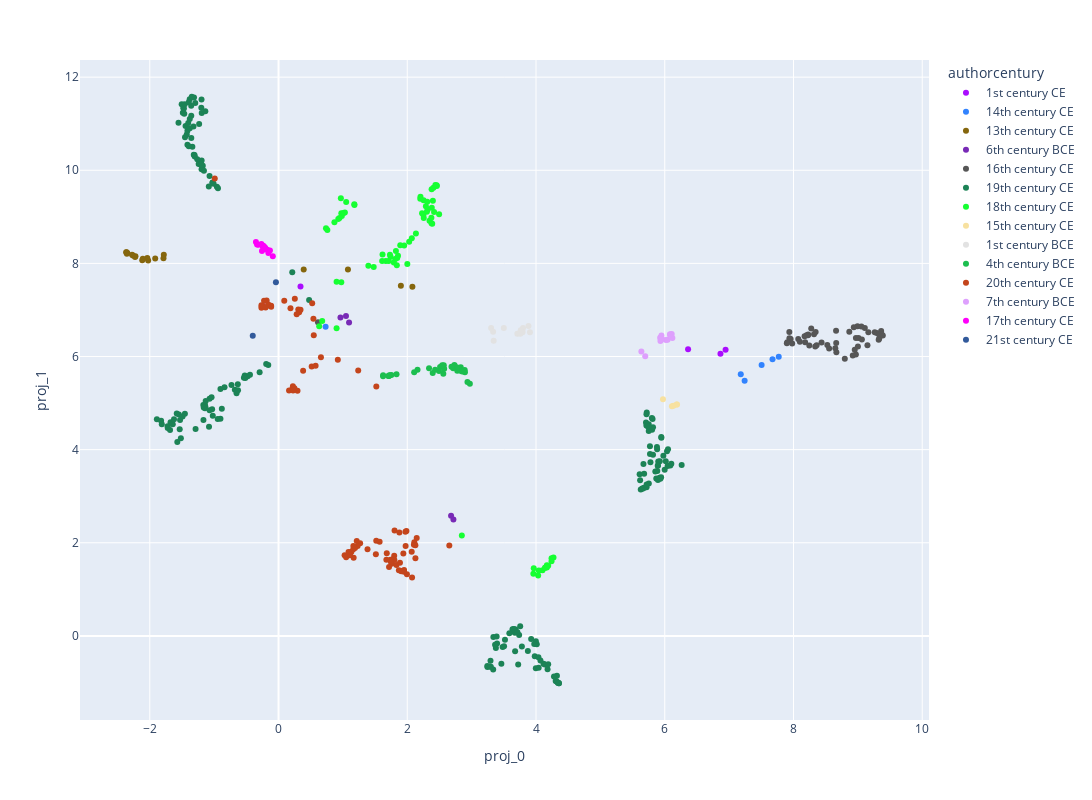

The notebook cell this image was saved under:
### Code cell
fig = px.scatter(data_frame = library_newtext,
                 x='proj_0',
                 y='proj_1',
                 width=1200,
                 height=800,
                 color= 'authorcentury', #library_newtext['authorcentury'].astype('category'),
                 color_discrete_sequence=px.colors.qualitative.Alphabet, #Dark24
                 hover_data= ['title']
                 )

fig.show()

### Figure 1 — Plotly figure (JSON) as saved in the notebook; plotly's stock layout.template omitted (floating-point values rounded to 4 significant figures; data arrays with more than 128 entries replaced by an {"elided": "..."} marker saying what was removed)
{"data": [{"customdata": [["Apocolocyntosis"], ["L. Annaeus Seneca on Benefits"], ["Two Tragedies of Seneca: Medea and The Daughters of Troy: Rendered into English Verse"], ["Seneca's Morals of a Happy Life, Benefits, Anger and Clemency"], ["Minor Dialogues, Together With the Dialogue on Clemency"]], "hovertemplate": "authorcentury=1st century CE<br>proj_0=%{x}<br>proj_1=%{y}<br>title=%{customdata[0]}<extra></extra>", "legendgroup": "1st century CE", "marker": {"color": "#AA0DFE", "symbol": "circle"}, "mode": "markers", "name": "1st century CE", "orientation": "v", "showlegend": true, "type": "scatter", "x": [0.3411, 6.865, -0.2436, 6.945, 6.362], "xaxis": "x", "y": [7.505, 6.06, 7.084, 6.148, 6.158], "yaxis": "y"}, {"customdata": [["La Fiammetta"], ["The Decameron, Volume II"], ["The Decameron of Giovanni Boccaccio"], ["The Decameron, Volume I"], ["The Decameron (Day 1 to Day 5): Containing an hundred pleasant Novels"], ["The Decameron (Day 6 to Day 10): Containing an hundred pleasant Novels"]], "hovertemplate": "authorcentury=14th century CE<br>proj_0=%{x}<br>proj_1=%{y}<br>title=%{customdata[0]}<extra></extra>", "legendgroup": "14th century CE", "marker": {"color": "#3283FE", "symbol": "circle"}, "mode": "markers", "name": "14th century CE", "orientation": "v", "showlegend": true, "type": "scatter", "x": [0.7314, 7.241, 7.181, 7.504, 7.674, 7.771], "xaxis": "x", "y": [6.642, 5.481, 5.619, 5.82, 5.944, 5.996], "yaxis": "y"}, {"customdata": [["Divine Comedy, Longfellow's Translation, Hell"], ["Divine Comedy, Longfellow's Translation, Purgatory"], ["Divine Comedy, Longfellow's Translation, Paradise"], ["Divine Comedy, Longfellow's Translation, Complete"], ["Divine Comedy, Cary's Translation, Hell"], ["Divine Comedy, Cary's Translation, Purgatory"], ["Divine Comedy, Cary's Translation, Paradise"], ["Divine Comedy, Cary's Translation, Complete"], ["The Banquet (Il Convito)"], ["The Divine Comedy, Volume 1, Hell"], ["The Divine Comedy, Volume 2, Purgatory"], ["The Divine Comedy, Volume 3, Paradise"], ["The New Life (La Vita Nuova)"], ["The Divine Comedy of Dante Alighieri: The Inferno"], ["The Vision of Dante: A story for little children and a talk to their mothers: (Second Edition)"], ["The vision of hell.: By Dante Alighieri.; Translated by Rev. Henry Francis Cary, M.A.; and illustrated with the seventy-five designs of Gustave Doré."], ["The Divine Comedy by Dante, Illustrated, Purgatory, Complete"], ["The Divine Comedy by Dante, Illustrated, Paradise, Complete"], ["The divine comedy"]], "hovertemplate": "authorcentury=13th century CE<br>proj_0=%{x}<br>proj_1=%{y}<br>title=%{customdata[0]}<extra></extra>", "legendgroup": "13th century CE", "marker": {"color": "#85660D", "symbol": "circle"}, "mode": "markers", "name": "13th century CE", "orientation": "v", "showlegend": true, "type": "scatter", "x": [-2.117, -2.025, -2.039, -2.108, -2.349, -2.262, -2.223, -2.367, 2.08, -1.916, -1.782, -1.788, 1.078, 1.901, 0.3911, -2.361, -2.229, -2.276, -2.356], "xaxis": "x", "y": [8.07, 8.063, 8.118, 8.098, 8.223, 8.169, 8.152, 8.239, 7.497, 8.106, 8.185, 8.111, 7.871, 7.521, 7.868, 8.24, 8.139, 8.187, 8.205], "yaxis": "y"}, {"customdata": [["Chinese Literature: Comprising the Analects of Confucius, the Sayings of Mencius, the Shi-King, the Travels of Fâ-Hien, and the Sorrows of Han"], ["The Sayings of Confucius"], ["The Analects of Confucius (from the Chinese Classics)"], ["The Wisdom of Confucius: with Critical and Biographical Sketches"], ["The Sayings of Confucius: A New Translation of the Greater Part of the Confucian Analects"]], "hovertemplate": "authorcentury=6th century BCE<br>proj_0=%{x}<br>proj_1=%{y}<br>title=%{customdata[0]}<extra></extra>", "legendgroup": "6th century BCE", "marker": {"color": "#782AB6", "symbol": "circle"}, "mode": "markers", "name": "6th century BCE", "orientation": "v", "showlegend": true, "type": "scatter", "x": [2.68, 1.048, 0.962, 2.717, 1.096], "xaxis": "x", "y": [2.579, 6.872, 6.839, 2.5, 6.73], "yaxis": "y"}, {"customdata": [["The Complete Works of William Shakespeare"], ["Shakespeare's Sonnets"], ["Venus and Adonis"], ["King Richard III"], ["The Tragedy of Titus Andronicus"], ["The Taming of the Shrew"], ["The Tragedy of Romeo and Juliet"], ["As You Like It"], ["The Tragedy of Macbeth"], ["King Richard III"], ["The Taming of the Shrew"], ["Romeo and Juliet"], ["A Midsummer Night's Dream"], ["The Merchant of Venice"], ["King Henry IV, the First Part"], ["Much Ado about Nothing"], ["The Life of King Henry V"], ["Julius Caesar"], ["As You Like It"], ["Hamlet, Prince of Denmark"], ["Twelfth Night; Or, What You Will"], ["All's Well That Ends Well"], ["Othello, the Moor of Venice"], ["The Tragedy of King Lear"], ["Macbeth"], ["Antony and Cleopatra"], ["The Winter's Tale"], ["The Tempest"], ["Sir Thomas More"], ["Romeo and Juliet"], ["Julius Caesar"], ["Hamlet"], ["King Lear"], ["A Midsummer Night's Dream"], ["The Merchant of Venice"], ["Twelfth Night"], ["Henry V"], ["Macbeth"], ["Hamlet"], ["Othello"], ["Shakespeare's First Folio"], ["The Tempest: The Works of William Shakespeare [Cambridge Edition] [9 vols.]"], ["Two Gentlemen of Verona: The Works of William Shakespeare [Cambridge Edition] [9 vols.]"], ["The Merry Wives of Windsor: The Works of William Shakespeare [Cambridge Edition] [9 vols.]"], ["Measure for Measure: The Works of William Shakespeare [Cambridge Edition] [9 vols.]"], ["The Comedy of Errors: The Works of William Shakespeare [Cambridge Edition] [9 vols.]"], ["Hamlet, Prince of Denmark"], ["The New Hudson Shakespeare: Julius Cæsar"], ["Shakespeare's Tragedy of Romeo and Juliet"], ["Flowers from Shakespeare's Garden: A Posy from the Plays"]], "hovertemplate": "authorcentury=16th century CE<br>proj_0=%{x}<br>proj_1=%{y}<br>title=%{customdata[0]}<extra></extra>", "legendgroup": "16th century CE", "marker": {"color": "#565656", "symbol": "circle"}, "mode": "markers", "name": "16th century CE", "orientation": "v", "showlegend": true, "type": "scatter", "x": [9.362, 7.956, 8.181, 9.108, 9.001, 8.969, 8.969, 8.338, 8.228, 9.163, 9.009, 8.797, 8.074, 8.319, 8.359, 8.344, 9.332, 8.65, 8.245, 8.951, 7.979, 8.661, 8.994, 8.937, 8.226, 8.526, 8.436, 8.275, 7.937, 8.921, 8.553, 9.149, 8.867, 9.063, 9.323, 9.055, 9.387, 9.293, 9.262, 9.369, 9.332, 8.203, 8.099, 8.664, 8.172, 7.935, 7.904, 7.897, 8.666, 0.6129], "xaxis": "x", "y": [6.546, 6.374, 6.308, 6.614, 6.213, 6.396, 6.045, 6.213, 6.475, 6.519, 6.396, 5.953, 6.374, 6.48, 6.24, 6.526, 6.387, 6.178, 6.236, 6.146, 6.277, 6.556, 6.652, 6.631, 6.458, 6.248, 6.301, 6.602, 6.392, 6.022, 6.172, 6.242, 6.533, 6.368, 6.36, 6.644, 6.451, 6.505, 6.52, 6.477, 6.468, 6.455, 6.319, 6.292, 6.433, 6.524, 6.305, 6.283, 6.091, 6.734], "yaxis": "y"}, {"customdata": {"elided": "200x1 str values"}, "hovertemplate": "authorcentury=19th century CE<br>proj_0=%{x}<br>proj_1=%{y}<br>title=%{customdata[0]}<extra></extra>", "legendgroup": "19th century CE", "marker": {"color": "#1C8356", "symbol": "circle"}, "mode": "markers", "name": "19th century CE", "orientation": "v", "showlegend": true, "type": "scatter", "x": {"elided": "200 float values"}, "xaxis": "x", "y": {"elided": "200 float values"}, "yaxis": "y"}, {"customdata": [["Persuasion"], ["The Life and Adventures of Robinson Crusoe of York, Mariner, Volume 1: With an Account of His Travels Round Three Parts of the Globe,; Written By Himself, in Two Volumes"], ["From London to Land's End: and Two Letters from the \"Journey through England by a Gentleman\""], ["The Life and Most Surprising Adventures of Robinson Crusoe, of York, Mariner (1801)"], ["Love and Freindship [sic]"], ["Northanger Abbey"], ["Memoirs of a Cavalier: A Military Journal of the Wars in Germany, and the Wars in England.; From the Year 1632 to the Year 1648."], ["The Life and Adventures of Robinson Crusoe (1808)"], ["Pride and Prejudice"], ["The History of the Remarkable Life of John Sheppard: Containing a Particular Account of His Many Robberies and Escapes"], ["A Vindication of the Press"], ["Mansfield Park"], ["Military Memoirs of Capt. George Carleton"], ["Memoirs of Major Alexander Ramkins (1718)"], ["The Complete English Tradesman (1839 ed.)"], ["Emma"], ["Sense and Sensibility"], ["The Declaration of Independence of The United States of America"], ["Memoir, Correspondence, and Miscellanies, From the Papers of Thomas Jefferson, Volume 1"], ["Memoir, Correspondence, and Miscellanies, From the Papers of Thomas Jefferson, Volume 2"], ["Memoir, Correspondence, and Miscellanies, From the Papers of Thomas Jefferson, Volume 3"], ["Memoir, Correspondence, and Miscellanies, From the Papers of Thomas Jefferson, Volume 4"], ["History of the Plague in London"], ["The Declaration of Independence of the United States of America"], ["Dickory Cronke: The Dumb Philosopher, or, Great Britain's Wonder"], ["Everybody's Business Is Nobody's Business: Or, Private Abuses, Public Grievances; Exemplified in the Pride, Insolence, and Exorbitant Wages of Our Women, Servants, Footmen, &c."], ["The Writings of Thomas Jefferson: Library Edition - Vol. 6 (of 20)"], ["Sense and Sensibility"], ["Atalantis Major"], ["United States Declaration of Independence"], ["The True-Born Englishman: A Satire"], ["The Fortunate Mistress (Parts 1 and 2): or a History of the Life of Mademoiselle de Beleau Known by the Name of the Lady Roxana"], ["The History of the Devil, As Well Ancient as Modern: In Two Parts"], ["An Appeal to Honour and Justice, Though It Be of His Worst Enemies.: Being A True Account of His Conduct in Public Affairs."], ["An Humble Proposal to the People of England, for the Increase of their Trade, and Encouragement of Their Manufactures: Whether the Present Uncertainty of Affairs Issues in Peace or War"], ["Second Thoughts are Best: Or a Further Improvement of a Late Scheme to Prevent Street Robberies"], ["Augusta Triumphans: Or, the Way to Make London the Most Flourishing City in the Universe"], ["A New Voyage Round the World by a Course Never Sailed Before"], ["A True Relation of the Apparition of one Mrs. Veal: The Next Day after Her Death, to one Mrs. Bargrave, at Canterbury, the 8th of September, 1705; which Apparition Recommends the Perusal of Drelincourt's Book of Consolations against the Fears of Death"], ["Reasons Against the Succession of the House of Hanover: With an Enquiry How Far the Abdication of King James, Supposing It to Be Legal, Ought to Affect the Person of the Pretender"], ["A Seasonable Warning and Caution against the Insinuations of Papists and Jacobites in favour of the Pretender: Being a Letter from an Englishman at the Court of Hanover"], ["An Answer to a Question that Nobody thinks of, viz., But what if the Queen should Die?"], ["The Lay-Man's Sermon upon the Late Storm: Held forth at an Honest Coffee-House-Conventicle"], ["And What if the Pretender should Come?: Or Some Considerations of the Advantages and Real Consequences of the Pretender's Possessing the Crown of Great Britain"], ["The Fortunes and Misfortunes of the Famous Moll Flanders"], ["Pride and Prejudice, a play founded on Jane Austen's novel"], ["A Short Narrative of the Life and Actions of His Grace John, D. of Marlborogh"], ["A Journal of the Plague Year: Being Observations or Memorials of the Most Remarkable Occurrences, as Well Public as Private, Which Happened in London During the Last Great Visitation in 1665. Written by a Citizen Who Continued All the While in London"], ["The King of Pirates: Being an Account of the Famous Enterprises of Captain Avery, the Mock King of Madagascar"], ["A General History of the Pyrates:: from their first rise and settlement in the island of Providence, to the present time"], ["An Essay Upon Projects"], ["The Storm. An Essay."], ["The Letters of Jane Austen: Selected from the compilation of her great nephew, Edward, Lord Bradbourne"], ["The Storm: or, a Collection of the most Remarkable Casualties and Disasters which Happen'd in the Late Dreadful Tempest, both by Sea and Land"], ["Pride and Prejudice"], ["The Writings of Thomas Jefferson, Vol. 1 (of 9): Being His Autobiography, Correspondence, Reports, Messages, Addresses, and Other Writings, Official and Private"], ["The Writings of Thomas Jefferson, Vol. 2 (of 9): Being His Autobiography, Correspondence, Reports, Messages, Addresses, and Other Writings, Official and Private"], ["State of the Union Addresses"], ["The Life and Adventures of Robinson Crusoe"], ["The History and Remarkable Life of the Truly Honourable Colonel Jacque, Commonly Called Colonel Jack"], ["The Writings of Thomas Jefferson, Vol. 3 (of 9): Being His Autobiography, Correspondence, Reports, Messages, Addresses, and Other Writings, Official and Private"], ["The Writings of Thomas Jefferson, Vol. 4 (of 9): Being His Autobiography, Correspondence, Reports, Messages, Addresses, and Other Writings, Official and Private"], ["The Writings of Thomas Jefferson, Vol. 5 (of 9): Being His Autobiography, Correspondence, Reports, Messages, Addresses, and Other Writings, Official and Private"], ["The Friendly Daemon, or the Generous Apparition: Being a True Narrative of a Miraculous Cure, Newly Perform'd Upon That Famous Deaf and Dumb Gentleman, Dr. Duncan Campbel, by a Familiar Spirit That Appear'd to Him in a White Surplice, Like a Cathedral Singing Boy"], ["The Writings of Thomas Jefferson, Vol. 6 (of 9): Being His Autobiography, Correspondence, Reports, Messages, Addresses, and Other Writings, Official and Private"], ["The Writings of Thomas Jefferson, Vol. 7 (of 9): Being His Autobiography, Correspondence, Reports, Messages, Addresses, and Other Writings, Official and Private"], ["The Further Adventures of Robinson Crusoe"], ["The Writings of Thomas Jefferson, Vol. 8 (of 9): Being His Autobiography, Correspondence, Reports, Messages, Addresses, and Other Writings, Official and Private"], ["The Writings of Thomas Jefferson, Vol. 9 (of 9): Being His Autobiography, Correspondence, Reports, Messages, Addresses, and Other Writings, Official and Private"], ["The History of the Pyrates. Vol. II.: Containing the lives of Captain Misson, Captain Bowen, Captain Kidd, Captain Tew, Captain Halsey, Captain White, Captain Condent, Captain Bellamy, Captain Fly, Captain Howard, Captain Lewis, Captain Cornelius, Captain Williams, Captain Burgess, Captain North, and their several crews"], ["The Watsons: By Jane Austen, Concluded by L. Oulton"], ["The Life, Adventures & Piracies of the Famous Captain Singleton"], ["Robinson Crusoe, Told to the Children by John Lang"], ["The Consolidator; or, Memoirs of Sundry Transactions from the World in the Moon"], ["Lady Susan"], ["Tour through the Eastern Counties of England, 1722"]], "hovertemplate": "authorcentury=18th century CE<br>proj_0=%{x}<br>proj_1=%{y}<br>title=%{customdata[0]}<extra></extra>", "legendgroup": "18th century CE", "marker": {"color": "#16FF32", "symbol": "circle"}, "mode": "markers", "name": "18th century CE", "orientation": "v", "showlegend": true, "type": "scatter", "x": [0.9282, 2.459, 2.346, 2.378, 0.9474, 1.031, 2.398, 2.437, 0.9682, 2.001, 1.666, 0.9753, 2.376, 2.134, 2.375, 0.9834, 1.179, 0.6317, 4.272, 4.189, 4.169, 4.101, 2.316, 0.9019, 1.838, 1.791, 4.241, 1.177, 1.952, 0.6784, 2.029, 2.388, 2.07, 1.891, 1.856, 1.479, 1.61, 2.205, 0.9749, 1.731, 1.395, 1.814, 1.616, 1.74, 2.202, 0.7369, 1.824, 2.305, 2.416, 2.23, 2.289, 0.9017, 1.011, 2.494, 1.051, 4.241, 4.168, 2.848, 2.406, 2.253, 4.139, 4.162, 4.033, 1.712, 4.043, 3.959, 2.456, 3.965, 4.147, 2.251, 0.8683, 2.31, 1.844, 2.381, 0.7583, 2.256], "xaxis": "x", "y": [8.956, 9.663, 8.915, 9.594, 8.977, 9.092, 9.347, 9.683, 9.399, 7.986, 8.05, 9.077, 8.864, 8.643, 8.982, 9.02, 9.253, 6.651, 1.682, 1.509, 1.517, 1.408, 9.155, 6.609, 7.962, 8.021, 1.602, 9.271, 8.382, 6.762, 8.462, 8.85, 8.538, 8.392, 8.163, 7.923, 8.052, 9.431, 7.595, 8.186, 7.949, 8.093, 8.19, 8.142, 9.387, 8.758, 8.264, 9.111, 9.104, 9.079, 9.229, 7.608, 9.08, 9.057, 9.317, 1.669, 1.471, 2.157, 9.627, 9.354, 1.464, 1.483, 1.295, 8.051, 1.406, 1.333, 9.676, 1.452, 1.47, 9.04, 8.885, 9.325, 8.114, 9.198, 8.72, 8.975], "yaxis": "y"}, {"customdata": [["Discourses on the First Decade of Titus Livius"], ["The Prince"], ["Machiavelli, Volume I"], ["History of Florence and of the Affairs of Italy: From the Earliest Times to the Death of Lorenzo the Magnificent"], ["The Prince"]], "hovertemplate": "authorcentury=15th century CE<br>proj_0=%{x}<br>proj_1=%{y}<br>title=%{customdata[0]}<extra></extra>", "legendgroup": "15th century CE", "marker": {"color": "#F7E1A0", "symbol": "circle"}, "mode": "markers", "name": "15th century CE", "orientation": "v", "showlegend": true, "type": "scatter", "x": [6.191, 6.135, 5.973, 6.185, 6.111], "xaxis": "x", "y": [4.972, 4.94, 5.085, 4.968, 4.93], "yaxis": "y"}, {"customdata": [["The Orations of Marcus Tullius Cicero, Volume 4"], ["Cato Maior de Senectute with Introduction and Notes"], ["Academica"], ["Cicero's Tusculan Disputations: Also, Treatises On The Nature Of The Gods, And On The Commonwealth"], ["The Letters of Cicero, Volume 1: The Whole Extant Correspodence in Chronological Order"], ["Treatises on Friendship and Old Age"], ["Letters of Marcus Tullius Cicero"], ["The Academic Questions, Treatise De Finibus, and Tusculan Disputations, of M.T. Cicero, With a Sketch of the Greek Philosophers Mentioned by Cicero"], ["Speeches against Catilina"], ["De Officiis"], ["Cicero: Letters to Atticus, Vol. 2 of 3"], ["Cicero: Letters to Atticus, Vol. 3 of 3"], ["The republic of Cicero: Translated from the Latin; and Accompanied With a Critical and Historical Introduction."], ["Cicero: Letters to Atticus, Vol. 1 of 3"]], "hovertemplate": "authorcentury=1st century BCE<br>proj_0=%{x}<br>proj_1=%{y}<br>title=%{customdata[0]}<extra></extra>", "legendgroup": "1st century BCE", "marker": {"color": "#E2E2E2", "symbol": "circle"}, "mode": "markers", "name": "1st century BCE", "orientation": "v", "showlegend": true, "type": "scatter", "x": [3.342, 3.5, 3.762, 3.905, 3.798, 3.302, 3.883, 3.71, 3.783, 3.757, 3.775, 3.787, 3.334, 3.791], "xaxis": "x", "y": [6.341, 6.612, 6.564, 6.519, 6.613, 6.611, 6.653, 6.491, 6.55, 6.487, 6.524, 6.556, 6.534, 6.522], "yaxis": "y"}, {"customdata": [["Apology, Crito, and Phaedo of Socrates"], ["The Republic"], ["The Republic"], ["Critias"], ["Timaeus"], ["Lysis"], ["Charmides"], ["Laches"], ["Protagoras"], ["Euthydemus"], ["Symposium"], ["Cratylus"], ["Ion"], ["Phaedrus"], ["Euthyphro"], ["Meno"], ["Apology"], ["Crito"], ["Phaedo"], ["Gorgias"], ["Lesser Hippias"], ["Alcibiades I"], ["Alcibiades II"], ["Eryxias"], ["Menexenus"], ["Parmenides"], ["Theaetetus"], ["Sophist"], ["Statesman"], ["Philebus"], ["Laws"], ["The Republic of Plato"]], "hovertemplate": "authorcentury=4th century BCE<br>proj_0=%{x}<br>proj_1=%{y}<br>title=%{customdata[0]}<extra></extra>", "legendgroup": "4th century BCE", "marker": {"color": "#1CBE4F", "symbol": "circle"}, "mode": "markers", "name": "4th century BCE", "orientation": "v", "showlegend": true, "type": "scatter", "x": [2.732, 2.972, 2.935, 2.159, 2.892, 2.338, 2.831, 1.728, 2.714, 2.51, 2.777, 2.74, 1.711, 2.795, 1.624, 2.107, 2.567, 1.753, 2.687, 2.395, 1.708, 1.625, 1.722, 1.833, 2.493, 2.827, 2.56, 2.573, 2.432, 2.542, 2.895, 2.853], "xaxis": "x", "y": [5.816, 5.416, 5.451, 5.718, 5.71, 5.747, 5.769, 5.594, 5.749, 5.774, 5.696, 5.798, 5.582, 5.756, 5.575, 5.661, 5.811, 5.606, 5.778, 5.645, 5.584, 5.597, 5.596, 5.618, 5.686, 5.692, 5.629, 5.735, 5.718, 5.813, 5.66, 5.679], "yaxis": "y"}, {"customdata": [["London to Ladysmith via Pretoria"], ["Liberalism and the Social Problem"], ["Crome Yellow"], ["The Defeat of Youth, and Other Poems"], ["Beyond Lies the Wub"], ["Beyond the Door"], ["The Crystal Crypt"], ["The Defenders"], ["The Gun"], ["The Skull"], ["Writings in the United Amateur, 1915-1922"], ["The Shunned House"], ["The Eyes Have It"], ["Second Variety"], ["The Variable Man"], ["Mr. Spaceship"], ["Piper in the Woods"], ["The Dwelling Place of Light — Volume 1"], ["The Dwelling Place of Light — Complete"], ["Mr. Crewe's Career — Volume 1"], ["Mr. Crewe's Career — Volume 3"], ["Mr. Crewe's Career — Complete"], ["A Far Country — Volume 2"], ["A Far Country — Volume 3"], ["A Far Country — Complete"], ["Coniston — Volume 01"], ["Coniston — Volume 02"], ["Coniston — Volume 03"], ["Coniston — Volume 04"], ["Coniston — Complete"], ["The Crossing"], ["Mortal Coils"], ["Tony and the Beetles"], ["Ian Hamilton's March"], ["The Hanging Stranger"], ["Lord Randolph Churchill"], ["My African Journey"], ["The Burning Wheel"], ["The River War: An Account of the Reconquest of the Sudan"], ["Leda"], ["The Dunwich Horror"], ["Savrola: A Tale of the Revolution in Laurania"], ["The Inside of the Cup — Volume 01"], ["The Inside of the Cup — Volume 02"], ["The Inside of the Cup — Volume 03"], ["The Inside of the Cup — Volume 04"], ["The Inside of the Cup — Volume 07"], ["The Inside of the Cup — Complete"], ["Richard Carvel — Volume 02"], ["Richard Carvel — Volume 07"], ["Richard Carvel — Complete"], ["A Modern Chronicle — Volume 01"], ["A Modern Chronicle — Volume 02"], ["A Modern Chronicle — Complete"], ["The Celebrity, Volume 01"], ["The Celebrity, Volume 04"], ["The Celebrity, Complete"], ["The Crisis — Volume 01"], ["The Crisis — Volume 02"], ["The Crisis — Volume 03"], ["The Crisis — Volume 04"], ["The Crisis — Volume 05"], ["The Crisis — Volume 06"], ["The Crisis — Volume 07"], ["The Crisis — Volume 08"], ["The Crisis — Complete"], ["Dr. Jonathan"], ["A Traveller in War-Time"], ["An essay on the American contribution and the democratic idea"], ["Limbo"], ["The World Crisis, Volume 1 (of 6)"], ["Antic Hay"], ["On the Margin: Notes and Essays"], ["Jonah: Christmas 1917"], ["Little Mexican & Other Stories"], ["Selected Poems"], ["Mr. Keegan's Elopement"], ["The colour out of space"], ["The call of Cthulhu"], ["He"], ["The festival"], ["Prize ship"], ["The lurking fear"]], "hovertemplate": "authorcentury=20th century CE<br>proj_0=%{x}<br>proj_1=%{y}<br>title=%{customdata[0]}<extra></extra>", "legendgroup": "20th century CE", "marker": {"color": "#C4451C", "symbol": "circle"}, "mode": "markers", "name": "20th century CE", "orientation": "v", "showlegend": true, "type": "scatter", "x": [2.126, 1.972, 0.2161, 0.5152, 0.1855, 0.08922, -0.1327, -0.1847, -0.2247, -0.1152, 2.653, 0.3204, 0.2532, -0.1595, -0.2652, -0.2608, -0.2655, 1.518, 1.57, 1.382, 1.215, 1.268, 1.987, 1.802, 1.877, 1.229, 1.132, 1.161, 1.188, 1.162, 2.126, 0.2231, -0.1145, 1.797, -0.2444, 2.103, 2.109, 0.6588, 2.069, 0.382, -0.9906, 1.939, 1.167, 1.05, 1.101, 1.11, 1.027, 1.087, 1.782, 1.739, 1.974, 1.512, 1.756, 1.682, 1.717, 1.8, 1.743, 1.95, 1.915, 1.831, 1.994, 1.949, 1.87, 1.907, 1.886, 2.074, 1.238, 1.675, 1.519, 0.1636, 2.147, 0.2948, 0.2472, 0.5475, 0.2259, 0.576, 0.9211, 0.307, 0.3414, 0.5417, 0.5229, -0.201, 0.2819], "xaxis": "x", "y": [1.665, 2.235, 5.306, 5.787, 7.039, 7.198, 7.089, 7.204, 7.197, 7.092, 1.94, 6.953, 7.241, 7.117, 7.05, 7.061, 7.1, 2.04, 2.021, 1.861, 2.037, 1.989, 2.252, 2.266, 2.218, 1.929, 1.809, 1.859, 1.889, 1.93, 1.949, 5.362, 7.07, 1.72, 7.088, 1.955, 2.012, 5.987, 1.805, 5.692, 9.825, 1.772, 1.678, 1.687, 1.731, 1.744, 1.731, 1.8, 1.653, 1.632, 1.931, 1.755, 1.548, 1.774, 1.479, 1.627, 1.596, 1.417, 1.396, 1.52, 1.322, 1.378, 1.407, 1.386, 1.568, 1.252, 5.699, 1.635, 5.358, 5.272, 2.1, 5.267, 5.317, 6.459, 5.272, 5.802, 5.93, 7.009, 7.004, 6.812, 7.146, 7.052, 6.91], "yaxis": "y"}, {"customdata": [["The Iliad of Homer: Translated into English Blank Verse by William Cowper"], ["The Odyssey: Rendered into English prose for the use of those who cannot read the original"], ["The Odyssey of Homer"], ["The Iliad"], ["The Iliad"], ["The Odyssey of Homer"], ["Odysseus, the Hero of Ithaca: Adapted from the Third Book of the Primary Schools of Athens, Greece"], ["The Iliad"], ["The Odyssey"], ["The Adventures of Ulysses the Wanderer"], ["The Odysseys of Homer, together with the shorter poems"], ["The Iliads of Homer: Translated according to the Greek"], ["The Iliad"], ["The Iliad"]], "hovertemplate": "authorcentury=7th century BCE<br>proj_0=%{x}<br>proj_1=%{y}<br>title=%{customdata[0]}<extra></extra>", "legendgroup": "7th century BCE", "marker": {"color": "#DEA0FD", "symbol": "circle"}, "mode": "markers", "name": "7th century BCE", "orientation": "v", "showlegend": true, "type": "scatter", "x": [6.044, 6.019, 5.956, 6.118, 6.083, 5.928, 5.636, 5.933, 5.945, 5.696, 5.945, 6.108, 5.948, 6.081], "xaxis": "x", "y": [6.36, 6.356, 6.377, 6.399, 6.478, 6.404, 6.107, 6.336, 6.402, 6.005, 6.37, 6.482, 6.45, 6.465], "yaxis": "y"}, {"customdata": [["Tartuffe; Or, The Hypocrite"], ["Amphitryon"], ["The Flying Doctor: (Le Médecin Volant)"], ["The Jealousy of le Barbouillé: (La Jalousie du Barbouillé)"], ["Tartuffe; Or, The Hypocrite"], ["The Middle-Class Gentleman"], ["The Pretentious Young Ladies"], ["The Blunderer"], ["The Love-Tiff"], ["The Bores: A Comedy in Three Acts"], ["Sganarelle, or, the Self-Deceived Husband"], ["Don Garcia of Navarre; Or, the Jealous Prince. A Heroic Comedy in Five Acts."], ["The School for Husbands"], ["The Miser"], ["Monsieur De Pourceaugnac"], ["The Magnificent Lovers (Les Amants magnifiques)"], ["The Shopkeeper Turned Gentleman"], ["The Imaginary Invalid"]], "hovertemplate": "authorcentury=17th century CE<br>proj_0=%{x}<br>proj_1=%{y}<br>title=%{customdata[0]}<extra></extra>", "legendgroup": "17th century CE", "marker": {"color": "#FE00FA", "symbol": "circle"}, "mode": "markers", "name": "17th century CE", "orientation": "v", "showlegend": true, "type": "scatter", "x": [-0.3338, -0.3511, -0.08906, -0.1576, -0.1337, -0.2063, -0.2171, -0.2372, -0.3141, -0.2447, -0.2131, -0.2663, -0.2572, -0.1587, -0.245, -0.1822, -0.2101, -0.2151], "xaxis": "x", "y": [8.407, 8.462, 8.155, 8.221, 8.278, 8.31, 8.352, 8.38, 8.399, 8.379, 8.327, 8.415, 8.267, 8.28, 8.364, 8.3, 8.333, 8.336], "yaxis": "y"}, {"customdata": [["Lambda"], ["Deathway"]], "hovertemplate": "authorcentury=21st century CE<br>proj_0=%{x}<br>proj_1=%{y}<br>title=%{customdata[0]}<extra></extra>", "legendgroup": "21st century CE", "marker": {"color": "#325A9B", "symbol": "circle"}, "mode": "markers", "name": "21st century CE", "orientation": "v", "showlegend": true, "type": "scatter", "x": [-0.4006, -0.04072], "xaxis": "x", "y": [6.449, 7.595], "yaxis": "y"}], "layout": {"height": 800, "legend": {"title": {"text": "authorcentury"}, "tracegroupgap": 0}, "margin": {"t": 60}, "width": 1200, "xaxis": {"anchor": "y", "domain": [0, 1], "title": {"text": "proj_0"}}, "yaxis": {"anchor": "x", "domain": [0, 1], "title": {"text": "proj_1"}}}}
